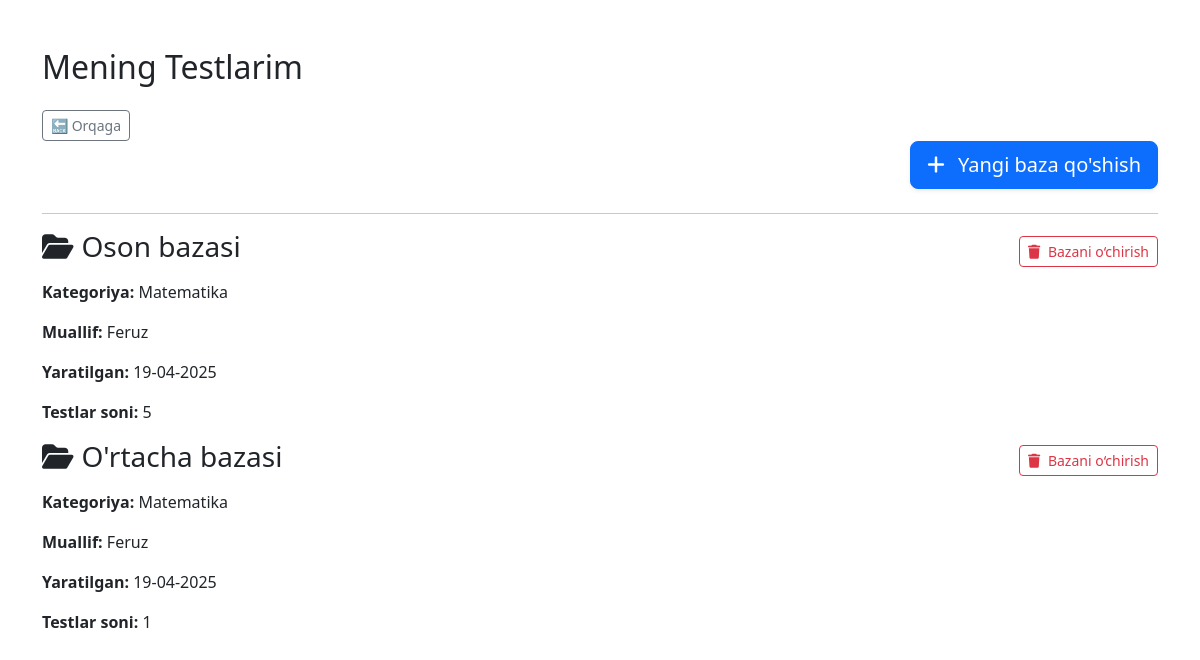
The app's page /profil/my_tests/ (signed in) with its own data.
### app/models.py (models this page shows)
class Baza(models.Model):
    author = models.ForeignKey(CustomUser, on_delete=models.CASCADE)
    category = models.ForeignKey(Category, on_delete=models.CASCADE)
    t_count = models.IntegerField(default=0)
    name = models.CharField(max_length=200)
    created = models.DateTimeField(auto_now_add=True)
    views = models.IntegerField(default=0)

class Category(models.Model):
    name = models.CharField(max_length=200)
    baza_count = models.IntegerField(default=0)

### profil/models.py (models this page shows, shortened)
class CustomUser(AbstractBaseUser, PermissionsMixin):
    username = models.CharField(max_length=50)
    email = models.EmailField(unique=True)
    name = models.CharField(max_length=100)
    last_name = models.CharField(max_length=100)
    phone = models.CharField()
    address = models.CharField()
    true_quiz = models.IntegerField(default=0, blank=True, null=True)
    total_quiz = models.IntegerField(default=0, blank=True, null=True)
    image = models.FileField(upload_to='media/profile_images', default='profile_images/img.png')
    is_active = models.BooleanField(default=True)
    is_staff = models.BooleanField(default=False)
    objects = CustomUserManager()
    USERNAME_FIELD = 'email'
    REQUIRED_FIELDS = ['name']

### profil/views.py (the view)
# urls.py: path('my_tests/', my_tests, name='my_tests'),
def my_tests(request):
    bazas = Baza.objects.filter(author=request.user)
    return render(request, 'my_tests.html', {'bazas': bazas})

### profil/templates/my_tests.html (shortened to what this page needs)
<!DOCTYPE html>
<html lang="uz">
<head>
    <link href="https://cdn.jsdelivr.net/npm/bootstrap@5.3.3/dist/css/bootstrap.min.css" rel="stylesheet">
    <link href="https://cdnjs.cloudflare.com/ajax/libs/font-awesome/6.5.0/css/all.min.css" rel="stylesheet">
</head>
<body>
<div class="container mt-5">
    <h2>Mening Testlarim</h2>
    <a href="{% url 'app:home' %}" class="btn btn-sm btn-outline-secondary mt-3">🔙 Orqaga</a>
    <div class="text-end mb-4">
        <a href="{% url 'app:add_baza' 1%}" class="btn btn-primary btn-lg shadow-sm">
            <i class="fa-solid fa-plus me-2"></i> Yangi baza qo'shish
        </a>
    </div>
    <hr>
    {% for baza in bazas %}
        {% if baza %}
            <div class="d-flex justify-content-between align-items-center mb-2">
                <h3 class="toggle-title" onclick="toggleTests({{ baza.id }})">
                    <i class="fa-solid fa-folder-open me-2"></i>{{ baza.name }} bazasi
                </h3>
                <button class="btn btn-sm btn-outline-danger" onclick="deleteBaza({{ baza.id }})">
                    <i class="fa-solid fa-trash me-1"></i> Bazani o‘chirish
                </button>
            </div>
            <div class="mb-3">
                <p><strong>Kategoriya:</strong> {{ baza.category.name }}</p>
                <p><strong>Muallif:</strong> {{ baza.author.name }}</p>
                <p><strong>Yaratilgan:</strong> {{ baza.created|date:"d-m-Y" }}</p>
                <p><strong>Testlar soni:</strong> {{ baza.test_set.count }}</p>
            </div>
        {% else %}
            <div class="alert alert-warning">Hozircha hech qanday baza mavjud emas.</div>
        {% endif %}
    {% endfor %}
</div>
</body>
</html>

### profil/templates/my_tests.html (style rules this page uses)
h3.toggle-title { cursor: pointer; transition: color 0.3s; }

### records on screen
Baza: name "Oson", category.name "Matematika", author.name "Feruz", created "19-04-2025", test_set.count "5"
Baza: name "O'rtacha", category.name "Matematika", author.name "Feruz", created "19-04-2025", test_set.count "1"
